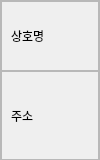
<?xml version="1.0" encoding="UTF-8"?>
<ui version="4.0">
 <class>rec_item_widget</class>
 <widget class="QWidget" name="rec_item_widget">
  <property name="geometry">
   <rect>
    <x>0</x>
    <y>0</y>
    <width>100</width>
    <height>160</height>
   </rect>
  </property>
  <property name="sizePolicy">
   <sizepolicy hsizetype="Fixed" vsizetype="Fixed">
    <horstretch>0</horstretch>
    <verstretch>0</verstretch>
   </sizepolicy>
  </property>
  <property name="minimumSize">
   <size>
    <width>100</width>
    <height>160</height>
   </size>
  </property>
  <property name="maximumSize">
   <size>
    <width>100</width>
    <height>160</height>
   </size>
  </property>
  <property name="windowTitle">
   <string>Form</string>
  </property>
  <property name="styleSheet">
   <string notr="true"/>
  </property>
  <layout class="QVBoxLayout" name="verticalLayout">
   <property name="spacing">
    <number>0</number>
   </property>
   <property name="leftMargin">
    <number>0</number>
   </property>
   <property name="topMargin">
    <number>0</number>
   </property>
   <property name="rightMargin">
    <number>0</number>
   </property>
   <property name="bottomMargin">
    <number>0</number>
   </property>
   <item>
    <widget class="QFrame" name="frame_33">
     <property name="minimumSize">
      <size>
       <width>100</width>
       <height>0</height>
      </size>
     </property>
     <property name="maximumSize">
      <size>
       <width>100</width>
       <height>162</height>
      </size>
     </property>
     <property name="frameShape">
      <enum>QFrame::StyledPanel</enum>
     </property>
     <property name="frameShadow">
      <enum>QFrame::Raised</enum>
     </property>
     <layout class="QVBoxLayout" name="verticalLayout_18">
      <property name="spacing">
       <number>0</number>
      </property>
      <property name="leftMargin">
       <number>0</number>
      </property>
      <property name="topMargin">
       <number>0</number>
      </property>
      <property name="rightMargin">
       <number>0</number>
      </property>
      <property name="bottomMargin">
       <number>0</number>
      </property>
      <item>
       <widget class="QFrame" name="frame_41">
        <property name="minimumSize">
         <size>
          <width>0</width>
          <height>70</height>
         </size>
        </property>
        <property name="maximumSize">
         <size>
          <width>16777215</width>
          <height>70</height>
         </size>
        </property>
        <property name="frameShape">
         <enum>QFrame::StyledPanel</enum>
        </property>
        <property name="frameShadow">
         <enum>QFrame::Raised</enum>
        </property>
        <layout class="QHBoxLayout" name="horizontalLayout_22">
         <item>
          <widget class="QLabel" name="label_name">
           <property name="minimumSize">
            <size>
             <width>78</width>
             <height>50</height>
            </size>
           </property>
           <property name="maximumSize">
            <size>
             <width>78</width>
             <height>50</height>
            </size>
           </property>
           <property name="font">
            <font>
             <family>G마켓 산스 TTF Medium</family>
            </font>
           </property>
           <property name="text">
            <string>상호명</string>
           </property>
           <property name="wordWrap">
            <bool>true</bool>
           </property>
          </widget>
         </item>
        </layout>
       </widget>
      </item>
      <item>
       <widget class="QFrame" name="frame_42">
        <property name="minimumSize">
         <size>
          <width>0</width>
          <height>90</height>
         </size>
        </property>
        <property name="maximumSize">
         <size>
          <width>16777215</width>
          <height>90</height>
         </size>
        </property>
        <property name="frameShape">
         <enum>QFrame::StyledPanel</enum>
        </property>
        <property name="frameShadow">
         <enum>QFrame::Raised</enum>
        </property>
        <layout class="QHBoxLayout" name="horizontalLayout_21">
         <item>
          <widget class="QLabel" name="label_adress">
           <property name="minimumSize">
            <size>
             <width>78</width>
             <height>70</height>
            </size>
           </property>
           <property name="maximumSize">
            <size>
             <width>78</width>
             <height>70</height>
            </size>
           </property>
           <property name="font">
            <font>
             <family>G마켓 산스 TTF Medium</family>
            </font>
           </property>
           <property name="text">
            <string>주소</string>
           </property>
           <property name="scaledContents">
            <bool>true</bool>
           </property>
          </widget>
         </item>
        </layout>
       </widget>
      </item>
     </layout>
    </widget>
   </item>
  </layout>
 </widget>
 <resources/>
 <connections/>
</ui>
